Frame 1 (no input): blank canvas, image omitted
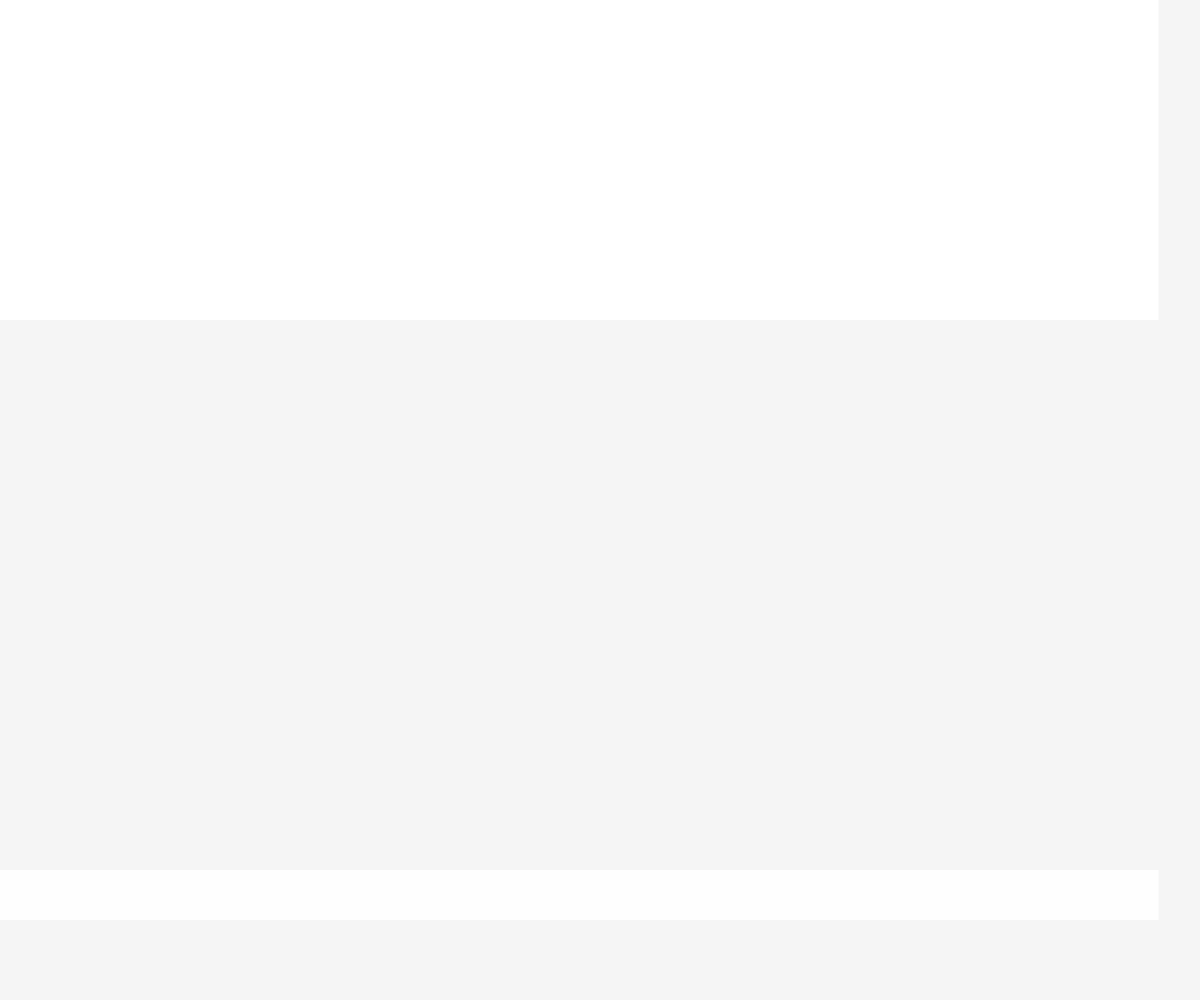
Frame 60 (no input)
Frame 120 (the mouse pressed at the canvas centre since frame 60): identical to frame 60, image omitted

The p5.js sketch that drew this single still picture (run headless with seeded random() and noise() and a simulated clock; from frame 60 on, the mouse is pressed at the canvas centre):

// p5.js sketch
// ── sketch.js
let timer = 0.5;

function setup() {
    createCanvas(window.innerWidth, window.innerHeight);
    rectMode(CENTER);
}

function draw() {
    if (frameCount % (timer * 60) == 0 && !mouseIsPressed) {
        generator(width / 2, height / 2, height - 150);
    }
}

function generator(x, y, size) {
    for (let offset = size; offset > 0; offset -= 10) {
        fill(random(255, 100));


        noStroke();
        console.log(offset);
    }
    translate(width / 2, height / 2);
    translate(p5.Vector.fromAngle(millis() / 20, 400));
    rect(200, 200, 5500, 550);
    rect(200, 800, 5500, 55);
    rect(200, 800, 55, 5500);
    rect(100, 800, 5500, 550);

}

function windowResized() {
    resizeCanvas(window.innerWidth, window.innerHeight);
}
